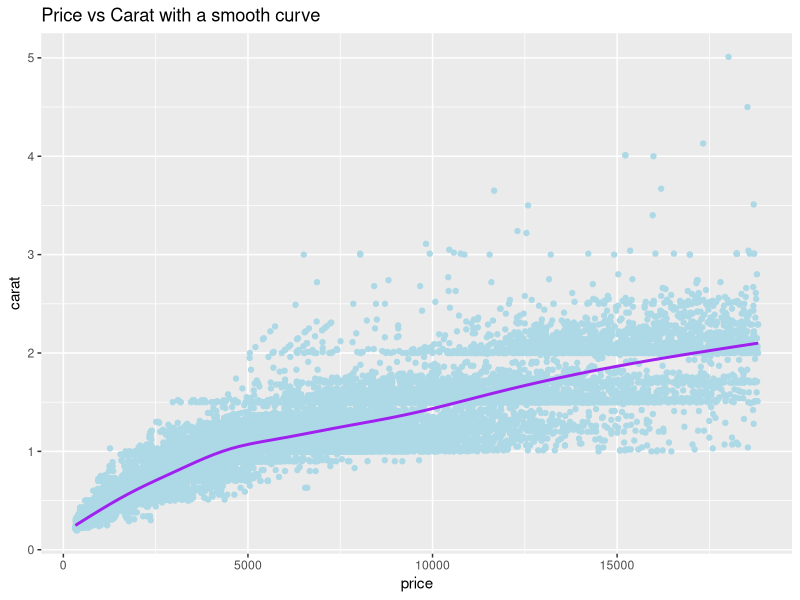

Generate this figure with R:
library(ggplot2)
# Plotting scatter graph showing price vs carat with a smooth curve that fits trend of data
ggplot(diamonds, aes(x=price, y=carat)) + geom_point(color="lightblue") + 
  geom_smooth(method="gam",color="purple") + ggtitle("Price vs Carat with a smooth curve")